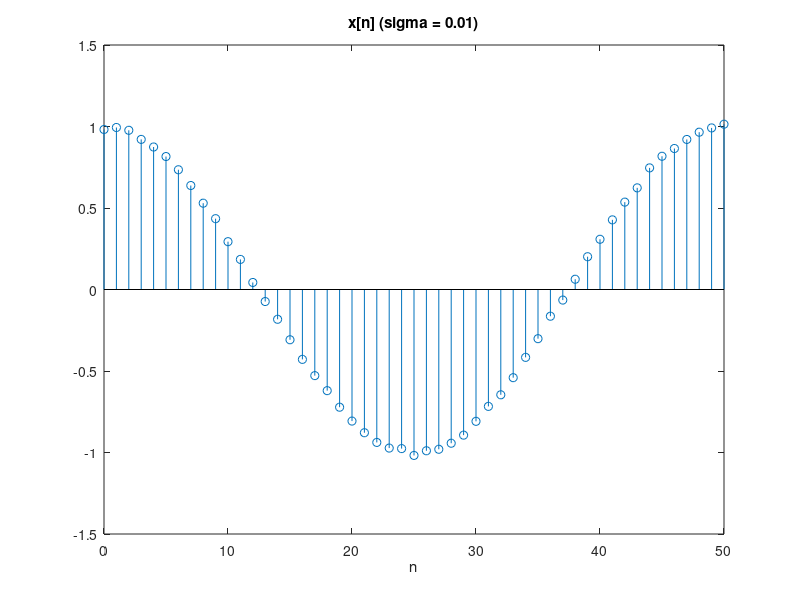
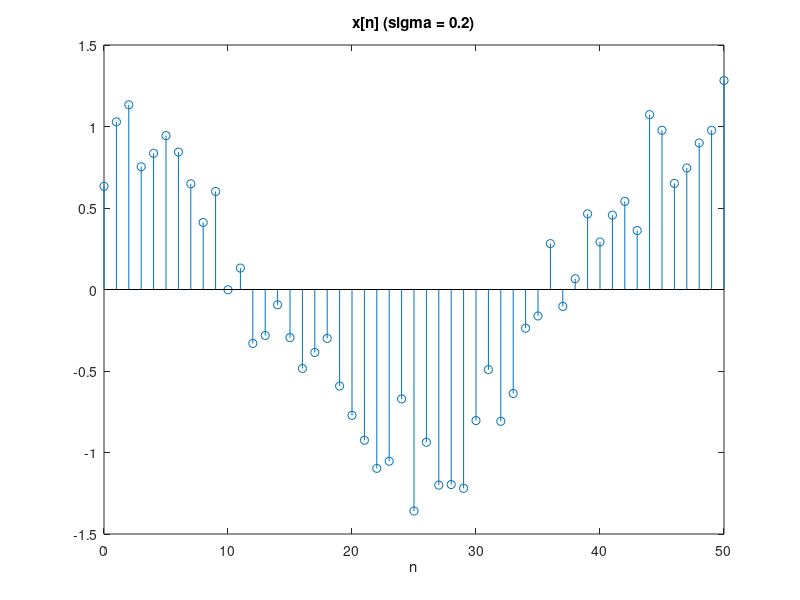
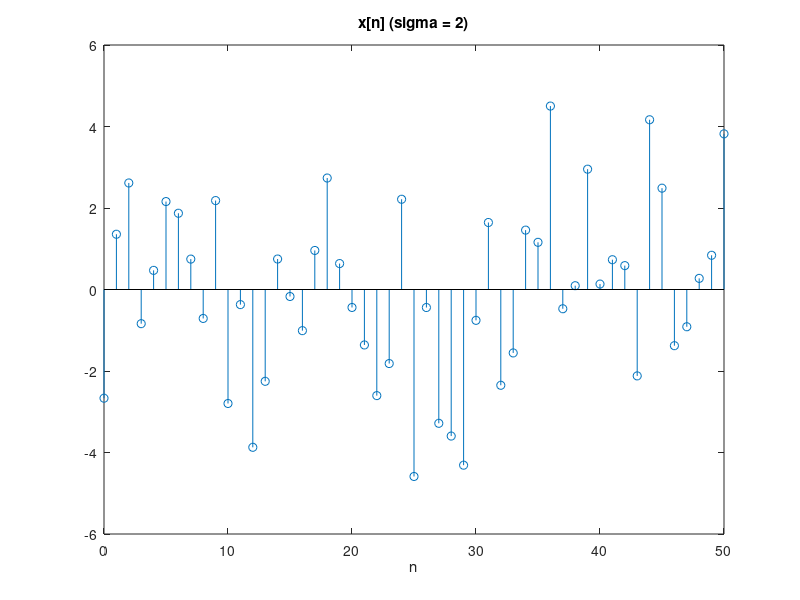

Write the MATLAB code that produced these figures, in order.
% Generating time index
n = 0:50;

% Generating Gaussian noise with different variances
w = randn(1, 51);
x1 = cos(0.04 * pi * n) + 0.01 * w;  % Signal with low noise variance (sigma = 0.01)
x2 = cos(0.04 * pi * n) + 0.2 * w;   % Signal with moderate noise variance (sigma = 0.2)
x3 = cos(0.04 * pi * n) + 2 * w;     % Signal with high noise variance (sigma = 2)

% Plotting signals
figure;
stem(n, x1);
title('x[n] (sigma = 0.01)');
xlabel('n');

figure;
stem(n, x2);
title('x[n] (sigma = 0.2)');
xlabel('n');

figure;
stem(n, x3);
title('x[n] (sigma = 2)');
xlabel('n');
